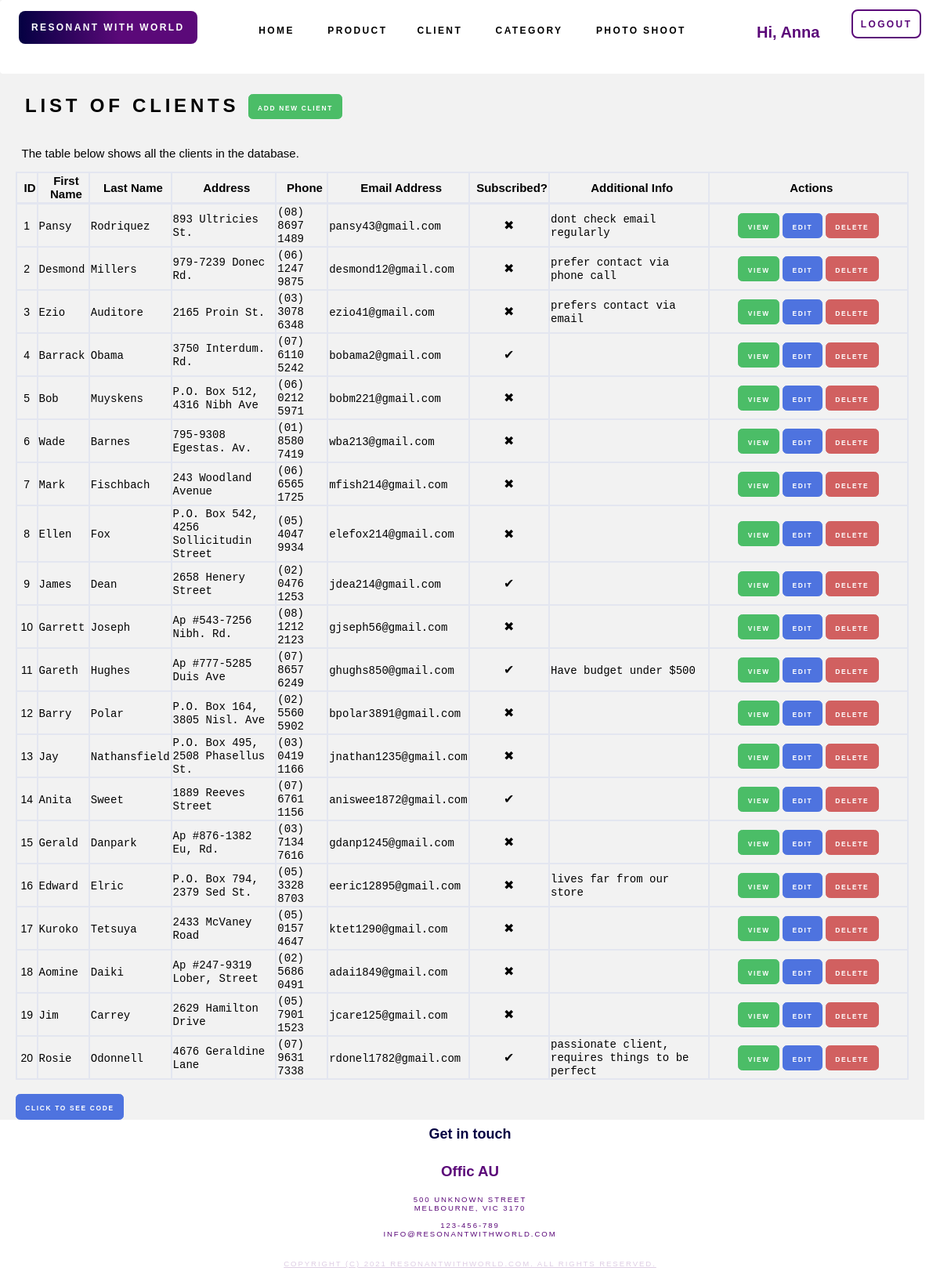
The page /client.php (signed in) on the database its author committed.
### tables this page shows
CREATE TABLE `users` (
  `id` int(11) NOT NULL,
  `username` varchar(64) NOT NULL,
  `password` varchar(64) NOT NULL,
  `email` varchar(255) NOT NULL
);

CREATE TABLE `client` (
  `client_id` int(11) NOT NULL,
  `client_fname` varchar(255) NOT NULL,
  `client_lname` varchar(255) NOT NULL,
  `client_address` varchar(255) NOT NULL,
  `client_phone` varchar(16) NOT NULL,
  `client_email` varchar(255) NOT NULL,
  `client_subscribed` tinyint(1) NOT NULL,
  `client_other_information` text DEFAULT NULL
);

### connection.php (called while the page is built, shortened)
<?php session_start();
$db_host = "localhost";
$db_username = "fit2104";
$db_passwd = "fit2104";
$db_name = "fit2104_assignment2";
$dsn = "mysql:host=$db_host;dbname=$db_name";
$dbh = new PDO($dsn,$db_username,$db_passwd);
$PAGE_ALLOWGUEST = isset($PAGE_ALLOWGUEST) ? $PAGE_ALLOWGUEST : false;
if (!isset($PAGE_ID) || $PAGE_ID !== 'login') {
    if (!isset($_SESSION['user_id'])) {
        $_SESSION['referer'] = $_SERVER['PHP_SELF'];
        if (!$PAGE_ALLOWGUEST) {
            header("Location: login.php");
            exit();
        }
    } else {
        $user_stmt = $dbh->prepare("SELECT * FROM `users` WHERE `id` = ?");
        if ($user_stmt->execute([$_SESSION['user_id']]) && $user_stmt->rowCount() == 1) {
            $user = $user_stmt->fetchObject();
            $PAGE_USERNAME = $user->username;
        } else {
            session_destroy();
            header("Location: login.php?action=error&message=" . urlencode('It seems your account is being invalidated. Please contact administrator for more information.'));
            exit();
        }
    }
}

### client.php (the view, shortened to what this page needs)
<?php
$PAGE_ID = "client";
require('TopMenu.php'); ?>
    <div id = page-body>
            <h2 class = 'title-text'>List of Clients
                <a href="client_add.php" class = 'btn btn-green'>
                <span class="button-text text-align-right">Add New Client</span>
                </a>
            </h2><br>
            <p class = 'text'>The table below shows all the clients in the database.</p>
        <?php $clients = $dbh->prepare("SELECT * FROM `client`");
                    if ($clients->execute() && $clients->rowCount() > 0): ?>
                    <form method="POST" action="client_delete.php">
                        <table class = 'center table-bordered' width="99%" cellspacing="0">
                            <thead>
                            <tr>
                                <th><span class = 'header-text'>ID</span></th>
                                <th><span class = 'header-text'>First Name</span></th>
                                <th><span class = 'header-text'>Last Name</span></th>
                                <th><span class = 'header-text'>Address</span></th>
                                <th><span class = 'header-text'>Phone</span></th>
                                <th><span class = 'header-text'>Email Address</span></th>
                                <th><span class = 'header-text'>Subscribed?</span></th>
                                <th style="width: 200px;"><span class = 'header-text'>Additional Info</span></th>
                                <th style="width: 250px;"><span class = 'header-text'>Actions</span></th>
                            </tr>
                            </thead>
                            <tbody>
                            <?php while ($client = $clients->fetchObject()): ?>
                                <tr>
                                    <td align = 'center'><span class = 'table-text'><?= $client->client_id ?></span></td>
                                    <td><span class = 'table-text'><code><?= $client->client_fname ?></code></span></td>
                                    <td><span class = 'table-text'><code><?= $client->client_lname ?></code></span></td>
                                    <td><span class = 'table-text'><code><?= $client->client_address ?></code></span></td>
                                    <td><span class = 'table-text'><code><?= $client->client_phone ?></code></span></td>
                                    <td><span class = 'table-text'><code><?= $client->client_email ?></code></span></td>
                                    <td align = 'center'>
                                        <?php if ($client->client_subscribed == 0): ?>
                                            &#10006;</td>
                                        <?php elseif($client->client_subscribed == 1): ?>
                                            &#10004;</td>
                                        <?php endif; ?>
                                    <td><span class = 'table-text'><code><?= $client->client_other_information ?></code></span></td>
                                    <td align = 'center'>
                                            <a class="btn btn-green" href="client_detail.php?client_id=<?= $client->client_id ?>" ><span class = 'button-text'>View</span></a>
                                            <a class="btn btn-blue" href="client_edit.php?client_id=<?= $client->client_id ?>" ><span class = 'button-text'>Edit</span></a>
                                            <button type="submit" onClick='return confirm("Are you sure you want to delete this client?")' class = 'btn btn-red' name="client_id" value="<?= $client->client_id ?>"><span class = 'button-text'>Delete</span></button>
                                    </td>
                                </tr>
                            <?php endwhile; ?>
                            </tbody>
                        </table>
                    </form>
                    <?php else: ?>
                        <p class="text">There are no other client information in the database. </p>
                    <?php endif; ?>
   <br>
        <a class="btn btn-blue" href="client_code.php" ><span class = 'button-text'>Click to see code</span></a>
    </div>
    <?php require('Footer.php'); ?>

### TopMenu.php (shortened to what this page needs)
<?php
require('connection.php');
?>
<!DOCTYPE html>
<html lang="en">
<head>
    <link rel="stylesheet" href= "./css/style.css" />
</head>
<body>
    <section id="header-wrapper">
        <div id="header" class="container">
            <div id = menuBar>
            <div id="menu">
                <li class="logo"><a href="index.php">Resonant with world</a></li>
                <ul>
                    <li <?= ($PAGE_ID == 'home') ? ' active' : '' ?>"><a href="index.php" >Home</a></li>
                    <li class = dropdown <?= ($PAGE_ID == 'products' ) ? ' active' : '' ?>"><a class = 'dropbtn'>Product</a>
                    <li class = dropdown <?= ($PAGE_ID == 'clients' ) ? ' active' : '' ?>"><a class = 'dropbtn'>Client</a>
                    </li>
                    <li class = dropdown <?= ($PAGE_ID == 'category' ) ? ' active' : '' ?>"><a class = 'dropbtn'>Category</a>
                </li>
                <li class = dropdown <?= ($PAGE_ID == 'photo-shoot' ) ? ' active' : '' ?>"><a class = 'dropbtn'>Photo  Shoot</a>
                </li>
                </ul>
                <?php if (empty($PAGE_USERNAME)): ?>
                        <li class="nav-item">
                            <a class="nav-link" href="login.php">
                                Login
                            </a>
                        </li>
                    <?php else: ?>
                        <li class="nav-item">
                            <a class="nav-link" href="logout.php" data-toggle="modal" data-target="#logoutModal">
                               Logout
                            </a>
                        </li>
                        <li class="nav-logout">
                           <p>
                              Hi, <?= $PAGE_USERNAME ?>
                            </p>
                        </li>
                    <?php endif; ?>
            </div>
            </div>
    </section>

### css/style.css (style rules this page uses)
html, body { height: 100%; }
body { margin: 0px; padding: 0px; font-family: 'Rubik', sans-serif; font-weight: 400; color: #000000; }
ul { margin-top: 0; padding: 0; list-style: none; }
#menu { position: fixed; left: 0; right: 0; background: white; border-radius: 4px; z-index: 3; }
#menu ul { text-align: center; overflow: hidden; }
#menu li { display: inline-block; }
#menu li a { display: block; margin-left: 0.50em; padding: 1em 1.5em; letter-spacing: 0.20em; text-decoration: none; font-size: 1vw; font-weight: 600; text-transform: uppercase; outline: 0; color: black; }
#menu li a, .dropbtn { display: inline-block; color: rgb(0, 0, 0); text-align: center; padding: 14px 16px; text-decoration: none; }
#menu .logo a { background: rgb(4,0,66); background: linear-gradient(90deg, rgba(4,0,66,1) 0%, rgba(91,9,121,1) 57%); border-radius: 8px; color: #FFF; position: absolute; margin-left: 2em; }
#menu .nav-item a { border:2px solid rgba(91,9,121,1); color: rgba(91,9,121,1); border-radius: 8px; position: absolute; right: 2em; top: 1em; padding: 0.8vw; }
#menu .nav-logout p { color: rgba(91,9,121,1); position: absolute; right: 12vw; top: 0em; padding: 0.8vw; font-size: 20px; font-weight:600; }
.table-bordered { border: 1px solid #e3e6f0; }
.table-bordered th, .table-bordered td { border: 1px solid #e3e6f0; }
.table-bordered thead th, .table-bordered thead td { border-bottom-width: 2px; }
.text-align-right { text-align: right; }
.button-text { font-family: 'Rubik', sans-serif; display: inline-block; letter-spacing: 0.20em; text-decoration: none; font-size: 0.7vw; font-weight: 600; text-transform: uppercase; outline: 0; color: white; }
.table-text { font-family: 'Rubik', sans-serif; display: inline-block; font-weight: 200; font-size: 14px; }
.title-text { font-family: 'Rubik', sans-serif; display: inline-block; margin-left: 0.50em; letter-spacing: 0.20em; text-decoration: none; font-size: 24px; font-weight: 600; text-transform: uppercase; outline: 0; color: rgb(0, 0, 0); }
.header-text { font-family: 'Rubik', sans-serif; margin-left: 0.50em; display: inline-block; text-decoration: none; font-size: 15px; font-weight: 600; outline: 0; color: rgb(0, 0, 0); }
.text { font-family: 'Rubik', sans-serif; margin-left: 0.50em; display: inline-block; text-decoration: none; font-size: 15px; font-weight: 100; outline: 0; color: rgb(0, 0, 0); }
#page-body { width: 95vw; background-color: #f2f2f2; padding-top: 100px; top: 13%; padding-left: 20px; padding-right: 20px; }
.btn { display: inline-block; font-weight: 400; color: #858796; text-align: center; vertical-align: middle; user-select: none; background-color: transparent; border: 1px solid transparent; padding: 0.2rem 0.7rem; font-size: 1rem; line-height: 1.5; border-radius: 0.35rem; transition: color 0.15s ease-in-out, background-color 0.15s ease-in-out, border-color 0.15s ease-in-out, box-shadow 0.15s ease-in-out; }
.btn:not(:disabled):not(.disabled) { cursor: pointer; }
.btn-green { color: #fff; background-color: #4bbd67; border-color: #4bbd67; }
.btn-red { color: #fff; background-color: #d16060; border-color: #d16060; }
.btn-blue { color: #fff; background-color: #4e73df; border-color: #4e73df; }
.center { margin-left: auto; margin-right: auto; }
.container { width: 100%; padding-right: 1rem; padding-left: 1rem; margin-right: auto; margin-left: auto; position: relative; }
.center { width: fit-content; margin: 0 auto; }

### rows shown on the page
users: username "Anna"
client: client_id "1", client_fname "Pansy", client_lname "Rodriquez", client_address "893 Ultricies St.", client_phone "(08) 8697 1489", client_email "pansy43@gmail.com", client_other_information "dont check email regularly"
client: client_id "2", client_fname "Desmond", client_lname "Millers", client_address "979-7239 Donec Rd.", client_phone "(06) 1247 9875", client_email "desmond12@gmail.com", client_other_information "prefer contact via phone call"
client: client_id "3", client_fname "Ezio", client_lname "Auditore", client_address "2165 Proin St.", client_phone "(03) 3078 6348", client_email "ezio41@gmail.com", client_other_information "prefers contact via email"
client: client_id "4", client_fname "Barrack", client_lname "Obama", client_address "3750 Interdum. Rd.", client_phone "(07) 6110 5242", client_email "bobama2@gmail.com"
client: client_id "5", client_fname "Bob", client_lname "Muyskens", client_address "P.O. Box 512, 4316 Nibh Ave", client_phone "(06) 0212 5971", client_email "bobm221@gmail.com"
client: client_id "6", client_fname "Wade", client_lname "Barnes", client_address "795-9308 Egestas. Av.", client_phone "(01) 8580 7419", client_email "wba213@gmail.com"
client: client_id "7", client_fname "Mark", client_lname "Fischbach", client_address "243 Woodland Avenue", client_phone "(06) 6565 1725", client_email "mfish214@gmail.com"
client: client_id "8", client_fname "Ellen", client_lname "Fox", client_address "P.O. Box 542, 4256 Sollicitudin Street", client_phone "(05) 4047 9934", client_email "elefox214@gmail.com"
client: client_id "9", client_fname "James", client_lname "Dean", client_address "2658 Henery Street", client_phone "(02) 0476 1253", client_email "jdea214@gmail.com"
client: client_id "10", client_fname "Garrett", client_lname "Joseph", client_address "Ap #543-7256 Nibh. Rd.", client_phone "(08) 1212 2123", client_email "gjseph56@gmail.com"
client: client_id "11", client_fname "Gareth", client_lname "Hughes", client_address "Ap #777-5285 Duis Ave", client_phone "(07) 8657 6249", client_email "ghughs850@gmail.com", client_other_information "Have budget under $500"
client: client_id "12", client_fname "Barry", client_lname "Polar", client_address "P.O. Box 164, 3805 Nisl. Ave", client_phone "(02) 5560 5902", client_email "bpolar3891@gmail.com"
client: client_id "13", client_fname "Jay", client_lname "Nathansfield", client_address "P.O. Box 495, 2508 Phasellus St.", client_phone "(03) 0419 1166", client_email "jnathan1235@gmail.com"
client: client_id "14", client_fname "Anita", client_lname "Sweet", client_address "1889 Reeves Street", client_phone "(07) 6761 1156", client_email "aniswee1872@gmail.com"
client: client_id "15", client_fname "Gerald", client_lname "Danpark", client_address "Ap #876-1382 Eu, Rd.", client_phone "(03) 7134 7616", client_email "gdanp1245@gmail.com"
client: client_id "16", client_fname "Edward", client_lname "Elric", client_address "P.O. Box 794, 2379 Sed St.", client_phone "(05) 3328 8703", client_email "eeric12895@gmail.com", client_other_information "lives far from our store"
client: client_id "17", client_fname "Kuroko", client_lname "Tetsuya", client_address "2433 McVaney Road", client_phone "(05) 0157 4647", client_email "ktet1290@gmail.com"
client: client_id "18", client_fname "Aomine", client_lname "Daiki", client_address "Ap #247-9319 Lober, Street", client_phone "(02) 5686 0491", client_email "adai1849@gmail.com"
client: client_id "19", client_fname "Jim", client_lname "Carrey", client_address "2629 Hamilton Drive", client_phone "(05) 7901 1523", client_email "jcare125@gmail.com"
client: client_id "20", client_fname "Rosie", client_lname "Odonnell", client_address "4676 Geraldine Lane", client_phone "(07) 9631 7338", client_email "rdonel1782@gmail.com", client_other_information "passionate client, requires things to be perfect"
